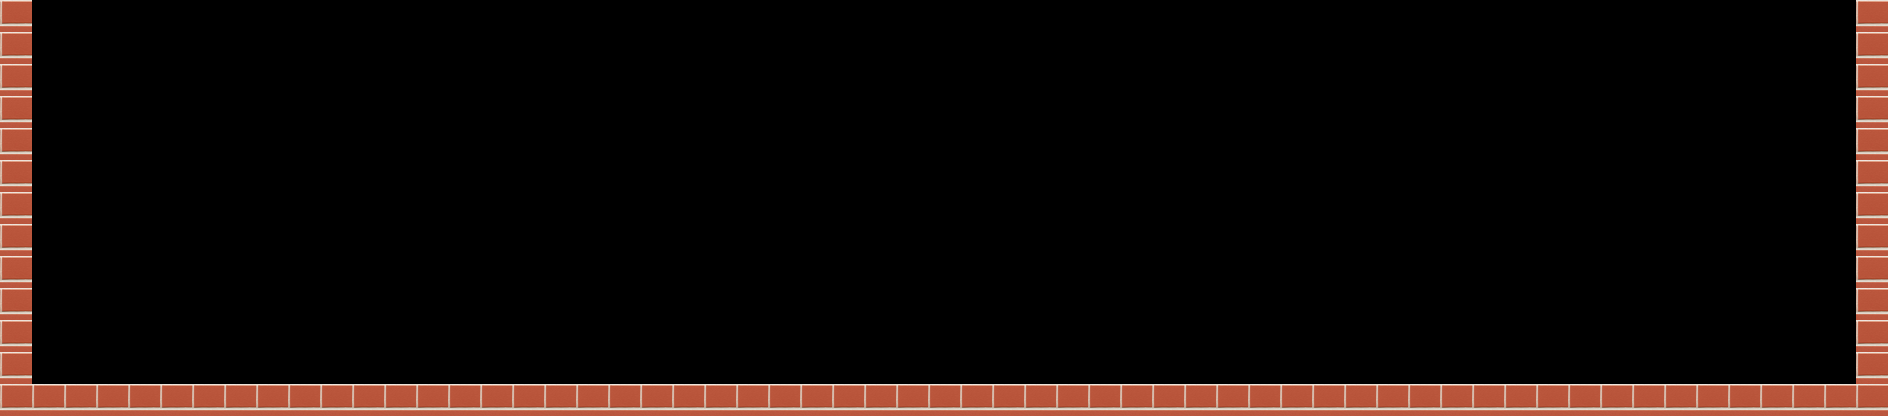

A 2D game scene composited from a Tiled map and its tileset images. What follows is a short description and the map's XML, with each tile layer's data collapsed to a summary:
An orthogonal 59x13 tile map with 32x32 px tiles, 1 tile layer (bricks), 2 tilesets and 15 objects (spawn, exit).

<map version="1.0" orientation="orthogonal" width="59" height="13" tilewidth="32" tileheight="32">
 <tileset firstgid="1" name="Bricks" tilewidth="32" tileheight="32">
  <image source="../wall/bricks.png" width="150" height="50" />
 </tileset>
 <tileset firstgid="5" name="Bricks2" tilewidth="32" tileheight="32">
  <image source="../wall/bricks.jpg" width="1280" height="853" />
 </tileset>
 <layer name="bricks" width="59" height="13">
  <data>[767 cells, 83 non-empty, 1 distinct tile ids]</data>
 </layer>
 <objectgroup name="points" width="59" height="13">
  <object name="spawn" x="224" y="384" />
  <object name="exit" x="1728" y="384" />
 </objectgroup>
 <objectgroup name="balloons" width="59" height="13">
  <object x="224" y="288" />
  <object x="352" y="288" />
  <object x="480" y="288" />
  <object x="96" y="288" />
  <object x="608" y="288" />
  <object x="736" y="288" />
  <object x="864" y="288" />
  <object x="992" y="288" />
  <object x="1120" y="288" />
  <object x="1248" y="288" />
  <object x="1376" y="288" />
  <object x="1504" y="288" />
  <object x="1632" y="288" />
 </objectgroup>
</map>
